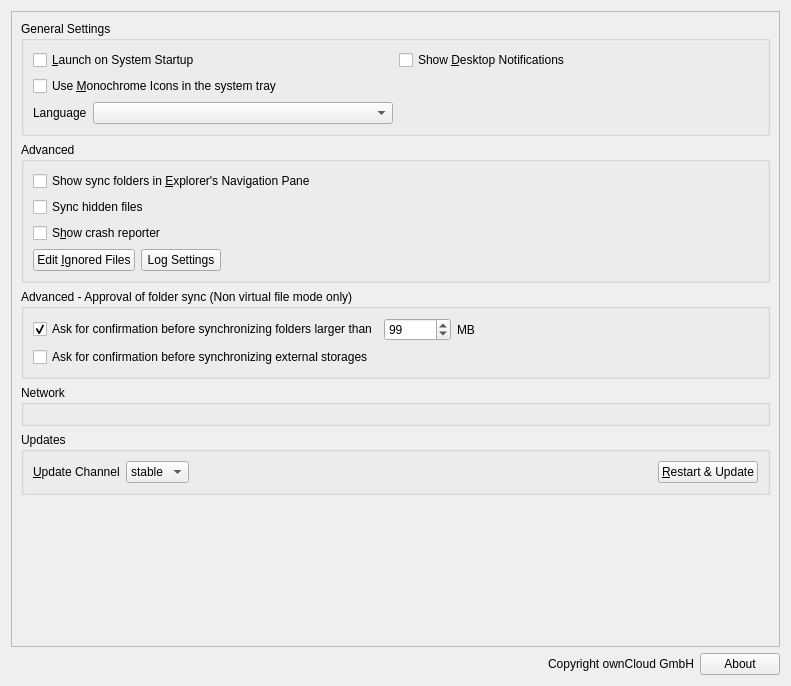
<?xml version="1.0" encoding="UTF-8"?>
<ui version="4.0">
 <class>OCC::GeneralSettings</class>
 <widget class="QWidget" name="OCC::GeneralSettings">
  <property name="geometry">
   <rect>
    <x>0</x>
    <y>0</y>
    <width>791</width>
    <height>686</height>
   </rect>
  </property>
  <property name="windowTitle">
   <string>Form</string>
  </property>
  <layout class="QVBoxLayout" name="verticalLayout_3">
   <item>
    <widget class="QScrollArea" name="scrollArea">
     <property name="widgetResizable">
      <bool>true</bool>
     </property>
     <widget class="QWidget" name="scrollAreaWidgetContents_2">
      <property name="geometry">
       <rect>
        <x>0</x>
        <y>0</y>
        <width>771</width>
        <height>635</height>
       </rect>
      </property>
      <layout class="QVBoxLayout" name="verticalLayout_5">
       <item>
        <widget class="QGroupBox" name="generalGroupBox">
         <property name="title">
          <string>General Settings</string>
         </property>
         <layout class="QGridLayout" name="gridLayout_2">
          <item row="1" column="0">
           <widget class="QCheckBox" name="monoIconsCheckBox">
            <property name="text">
             <string>Use &amp;Monochrome Icons in the system tray</string>
            </property>
           </widget>
          </item>
          <item row="0" column="1">
           <widget class="QCheckBox" name="desktopNotificationsCheckBox">
            <property name="text">
             <string>Show &amp;Desktop Notifications</string>
            </property>
           </widget>
          </item>
          <item row="0" column="0">
           <widget class="QCheckBox" name="autostartCheckBox">
            <property name="text">
             <string>&amp;Launch on System Startup</string>
            </property>
           </widget>
          </item>
          <item row="2" column="0">
           <layout class="QHBoxLayout" name="horizontalLayout_6">
            <item>
             <widget class="QLabel" name="languageLabel">
              <property name="sizePolicy">
               <sizepolicy hsizetype="Maximum" vsizetype="Preferred">
                <horstretch>0</horstretch>
                <verstretch>0</verstretch>
               </sizepolicy>
              </property>
              <property name="locale">
               <locale language="English" country="UnitedStates"/>
              </property>
              <property name="text">
               <string>Language</string>
              </property>
             </widget>
            </item>
            <item>
             <widget class="QComboBox" name="languageDropdown">
              <property name="sizePolicy">
               <sizepolicy hsizetype="Minimum" vsizetype="Fixed">
                <horstretch>0</horstretch>
                <verstretch>0</verstretch>
               </sizepolicy>
              </property>
              <property name="currentText">
               <string/>
              </property>
             </widget>
            </item>
           </layout>
          </item>
         </layout>
        </widget>
       </item>
       <item>
        <widget class="QGroupBox" name="advancedGroupBox">
         <property name="title">
          <string>Advanced</string>
         </property>
         <layout class="QHBoxLayout" name="horizontalLayout_5">
          <item>
           <layout class="QVBoxLayout" name="verticalLayout_6">
            <item>
             <widget class="QCheckBox" name="showInExplorerNavigationPaneCheckBox">
              <property name="text">
               <string>Show sync folders in &amp;Explorer's Navigation Pane</string>
              </property>
             </widget>
            </item>
            <item>
             <widget class="QCheckBox" name="syncHiddenFilesCheckBox">
              <property name="text">
               <string>Sync hidden files</string>
              </property>
             </widget>
            </item>
            <item>
             <widget class="QCheckBox" name="crashreporterCheckBox">
              <property name="sizePolicy">
               <sizepolicy hsizetype="MinimumExpanding" vsizetype="Fixed">
                <horstretch>0</horstretch>
                <verstretch>0</verstretch>
               </sizepolicy>
              </property>
              <property name="text">
               <string>S&amp;how crash reporter</string>
              </property>
             </widget>
            </item>
            <item>
             <layout class="QHBoxLayout" name="horizontalLayout_4">
              <item>
               <widget class="QPushButton" name="ignoredFilesButton">
                <property name="text">
                 <string>Edit &amp;Ignored Files</string>
                </property>
               </widget>
              </item>
              <item>
               <widget class="QPushButton" name="logSettingsButton">
                <property name="text">
                 <string>Log Settings</string>
                </property>
               </widget>
              </item>
              <item>
               <spacer name="spacer_3">
                <property name="orientation">
                 <enum>Qt::Horizontal</enum>
                </property>
                <property name="sizeHint" stdset="0">
                 <size>
                  <width>555</width>
                  <height>20</height>
                 </size>
                </property>
               </spacer>
              </item>
             </layout>
            </item>
           </layout>
          </item>
         </layout>
        </widget>
       </item>
       <item>
        <widget class="QGroupBox" name="groupBox_non_vfs">
         <property name="title">
          <string>Advanced - Approval of folder sync (Non virtual file mode only)</string>
         </property>
         <layout class="QVBoxLayout" name="verticalLayout">
          <item>
           <layout class="QHBoxLayout" name="horizontalLayout_3">
            <item>
             <widget class="QCheckBox" name="newFolderLimitCheckBox">
              <property name="text">
               <string>Ask for confirmation before synchronizing folders larger than</string>
              </property>
              <property name="checked">
               <bool>true</bool>
              </property>
             </widget>
            </item>
            <item>
             <widget class="QSpinBox" name="newFolderLimitSpinBox">
              <property name="maximum">
               <number>999999</number>
              </property>
              <property name="value">
               <number>99</number>
              </property>
             </widget>
            </item>
            <item>
             <widget class="QLabel" name="label">
              <property name="text">
               <string extracomment="Trailing part of &quot;Ask confirmation before syncing folder larger than&quot; ">MB</string>
              </property>
             </widget>
            </item>
            <item>
             <spacer name="horizontalSpacer_3">
              <property name="orientation">
               <enum>Qt::Horizontal</enum>
              </property>
              <property name="sizeHint" stdset="0">
               <size>
                <width>40</width>
                <height>20</height>
               </size>
              </property>
             </spacer>
            </item>
           </layout>
          </item>
          <item>
           <widget class="QCheckBox" name="newExternalStorage">
            <property name="text">
             <string>Ask for confirmation before synchronizing external storages</string>
            </property>
           </widget>
          </item>
         </layout>
        </widget>
       </item>
       <item>
        <widget class="QGroupBox" name="groupBox">
         <property name="title">
          <string>Network</string>
         </property>
         <layout class="QVBoxLayout" name="verticalLayout_4">
          <item>
           <widget class="NetworkSettings" name="widget" native="true"/>
          </item>
         </layout>
        </widget>
       </item>
       <item>
        <widget class="QGroupBox" name="updaterWidget">
         <property name="title">
          <string>Updates</string>
         </property>
         <layout class="QHBoxLayout" name="horizontalLayout">
          <item>
           <widget class="QLabel" name="updateChannelLabel">
            <property name="sizePolicy">
             <sizepolicy hsizetype="Maximum" vsizetype="Preferred">
              <horstretch>0</horstretch>
              <verstretch>0</verstretch>
             </sizepolicy>
            </property>
            <property name="text">
             <string>&amp;Update Channel</string>
            </property>
            <property name="buddy">
             <cstring>updateChannel</cstring>
            </property>
           </widget>
          </item>
          <item>
           <widget class="QComboBox" name="updateChannel">
            <property name="sizePolicy">
             <sizepolicy hsizetype="Maximum" vsizetype="Fixed">
              <horstretch>0</horstretch>
              <verstretch>0</verstretch>
             </sizepolicy>
            </property>
            <item>
             <property name="text">
              <string>stable</string>
             </property>
            </item>
            <item>
             <property name="text">
              <string>beta</string>
             </property>
            </item>
           </widget>
          </item>
          <item>
           <widget class="QLabel" name="updateStateLabel">
            <property name="text">
             <string/>
            </property>
            <property name="wordWrap">
             <bool>true</bool>
            </property>
            <property name="openExternalLinks">
             <bool>true</bool>
            </property>
           </widget>
          </item>
          <item>
           <widget class="QPushButton" name="restartButton">
            <property name="sizePolicy">
             <sizepolicy hsizetype="Maximum" vsizetype="Fixed">
              <horstretch>0</horstretch>
              <verstretch>0</verstretch>
             </sizepolicy>
            </property>
            <property name="text">
             <string>&amp;Restart &amp;&amp; Update</string>
            </property>
           </widget>
          </item>
         </layout>
        </widget>
       </item>
       <item>
        <spacer name="verticalSpacer">
         <property name="orientation">
          <enum>Qt::Vertical</enum>
         </property>
         <property name="sizeHint" stdset="0">
          <size>
           <width>20</width>
           <height>40</height>
          </size>
         </property>
        </spacer>
       </item>
      </layout>
     </widget>
    </widget>
   </item>
   <item>
    <widget class="QWidget" name="versionInfoWidget" native="true">
     <layout class="QHBoxLayout" name="horizontalLayout_2">
      <property name="leftMargin">
       <number>0</number>
      </property>
      <property name="topMargin">
       <number>0</number>
      </property>
      <property name="rightMargin">
       <number>0</number>
      </property>
      <property name="bottomMargin">
       <number>0</number>
      </property>
      <item>
       <spacer name="spacer">
        <property name="orientation">
         <enum>Qt::Horizontal</enum>
        </property>
        <property name="sizeHint" stdset="0">
         <size>
          <width>40</width>
          <height>20</height>
         </size>
        </property>
       </spacer>
      </item>
      <item>
       <widget class="QLabel" name="copyrightLabel">
        <property name="cursor">
         <cursorShape>ArrowCursor</cursorShape>
        </property>
        <property name="text">
         <string notr="true">Copyright ownCloud GmbH</string>
        </property>
        <property name="textInteractionFlags">
         <set>Qt::LinksAccessibleByMouse|Qt::TextSelectableByMouse</set>
        </property>
       </widget>
      </item>
      <item>
       <widget class="QPushButton" name="about_pushButton">
        <property name="text">
         <string>About</string>
        </property>
       </widget>
      </item>
     </layout>
    </widget>
   </item>
  </layout>
 </widget>
 <customwidgets>
  <customwidget>
   <class>NetworkSettings</class>
   <extends>QWidget</extends>
   <header>networksettings.h</header>
   <container>1</container>
  </customwidget>
 </customwidgets>
 <tabstops>
  <tabstop>autostartCheckBox</tabstop>
  <tabstop>desktopNotificationsCheckBox</tabstop>
  <tabstop>monoIconsCheckBox</tabstop>
  <tabstop>showInExplorerNavigationPaneCheckBox</tabstop>
  <tabstop>syncHiddenFilesCheckBox</tabstop>
  <tabstop>crashreporterCheckBox</tabstop>
  <tabstop>ignoredFilesButton</tabstop>
  <tabstop>logSettingsButton</tabstop>
  <tabstop>newFolderLimitCheckBox</tabstop>
  <tabstop>newFolderLimitSpinBox</tabstop>
  <tabstop>newExternalStorage</tabstop>
  <tabstop>updateChannel</tabstop>
  <tabstop>restartButton</tabstop>
  <tabstop>scrollArea</tabstop>
 </tabstops>
 <resources/>
 <connections>
  <connection>
   <sender>newFolderLimitCheckBox</sender>
   <signal>toggled(bool)</signal>
   <receiver>newFolderLimitSpinBox</receiver>
   <slot>setEnabled(bool)</slot>
   <hints>
    <hint type="sourcelabel">
     <x>245</x>
     <y>139</y>
    </hint>
    <hint type="destinationlabel">
     <x>412</x>
     <y>141</y>
    </hint>
   </hints>
  </connection>
 </connections>
</ui>
